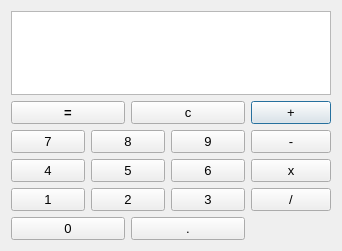
<?xml version="1.0" encoding="UTF-8"?>
<ui version="4.0">
 <class>DialogCalculator</class>
 <widget class="QDialog" name="DialogCalculator">
  <property name="geometry">
   <rect>
    <x>0</x>
    <y>0</y>
    <width>342</width>
    <height>251</height>
   </rect>
  </property>
  <property name="minimumSize">
   <size>
    <width>342</width>
    <height>251</height>
   </size>
  </property>
  <property name="maximumSize">
   <size>
    <width>342</width>
    <height>251</height>
   </size>
  </property>
  <property name="font">
   <font>
    <pointsize>10</pointsize>
   </font>
  </property>
  <property name="windowTitle">
   <string>Dialog</string>
  </property>
  <layout class="QGridLayout" name="gridLayout_2">
   <item row="0" column="0">
    <layout class="QGridLayout" name="gridLayout">
     <item row="0" column="0" colspan="2">
      <widget class="QPlainTextEdit" name="plainTextEdit"/>
     </item>
     <item row="1" column="1">
      <widget class="QPushButton" name="pushButton_14">
       <property name="text">
        <string>+</string>
       </property>
      </widget>
     </item>
     <item row="2" column="1" rowspan="3">
      <layout class="QVBoxLayout" name="verticalLayout">
       <item>
        <widget class="QPushButton" name="pushButton_15">
         <property name="text">
          <string>-</string>
         </property>
        </widget>
       </item>
       <item>
        <widget class="QPushButton" name="pushButton_16">
         <property name="text">
          <string>x</string>
         </property>
        </widget>
       </item>
       <item>
        <widget class="QPushButton" name="pushButton_17">
         <property name="text">
          <string>/</string>
         </property>
        </widget>
       </item>
      </layout>
     </item>
     <item row="2" column="0">
      <layout class="QHBoxLayout" name="horizontalLayout_3">
       <item>
        <widget class="QPushButton" name="pushButton_7">
         <property name="text">
          <string>7</string>
         </property>
        </widget>
       </item>
       <item>
        <widget class="QPushButton" name="pushButton_8">
         <property name="text">
          <string>8</string>
         </property>
        </widget>
       </item>
       <item>
        <widget class="QPushButton" name="pushButton_9">
         <property name="text">
          <string>9</string>
         </property>
        </widget>
       </item>
      </layout>
     </item>
     <item row="3" column="0">
      <layout class="QHBoxLayout" name="horizontalLayout_2">
       <item>
        <widget class="QPushButton" name="pushButton_4">
         <property name="text">
          <string>4</string>
         </property>
        </widget>
       </item>
       <item>
        <widget class="QPushButton" name="pushButton_5">
         <property name="text">
          <string>5</string>
         </property>
        </widget>
       </item>
       <item>
        <widget class="QPushButton" name="pushButton_6">
         <property name="text">
          <string>6</string>
         </property>
        </widget>
       </item>
      </layout>
     </item>
     <item row="4" column="0">
      <layout class="QHBoxLayout" name="horizontalLayout">
       <item>
        <widget class="QPushButton" name="pushButton">
         <property name="text">
          <string>1</string>
         </property>
        </widget>
       </item>
       <item>
        <widget class="QPushButton" name="pushButton_2">
         <property name="text">
          <string>2</string>
         </property>
        </widget>
       </item>
       <item>
        <widget class="QPushButton" name="pushButton_3">
         <property name="text">
          <string>3</string>
         </property>
        </widget>
       </item>
      </layout>
     </item>
     <item row="5" column="0">
      <layout class="QHBoxLayout" name="horizontalLayout_4">
       <item>
        <widget class="QPushButton" name="pushButton_11">
         <property name="text">
          <string>0</string>
         </property>
        </widget>
       </item>
       <item>
        <widget class="QPushButton" name="pushButton_10">
         <property name="text">
          <string>.</string>
         </property>
        </widget>
       </item>
      </layout>
     </item>
     <item row="1" column="0">
      <layout class="QHBoxLayout" name="horizontalLayout_5">
       <item>
        <widget class="QPushButton" name="pushButton_12">
         <property name="font">
          <font>
           <pointsize>10</pointsize>
           <weight>75</weight>
           <bold>true</bold>
          </font>
         </property>
         <property name="text">
          <string>=</string>
         </property>
        </widget>
       </item>
       <item>
        <widget class="QPushButton" name="pushButton_13">
         <property name="font">
          <font>
           <pointsize>10</pointsize>
          </font>
         </property>
         <property name="text">
          <string>c</string>
         </property>
        </widget>
       </item>
      </layout>
     </item>
    </layout>
   </item>
  </layout>
 </widget>
 <resources/>
 <connections/>
</ui>
